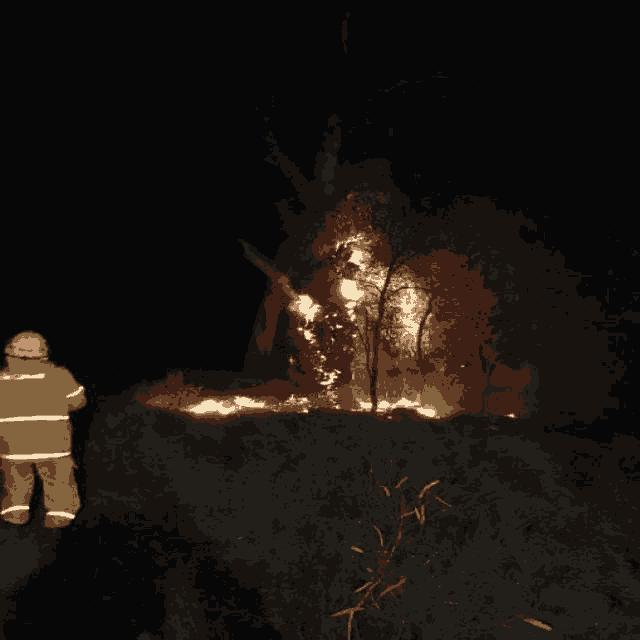
%> input picture 1132_png.rf.0b90d2dd6e31fb6f10635eb66aeaf3ce.jpg, 640 x 640 px
$ octave --eval "result = otsu_dos_umbrales(imread('1132_png.rf.0b90d2dd6e31fb6f10635eb66aeaf3ce.jpg'));"   (GNU Octave 9; MATLAB toolbox functions it lacks are replaced by stand-ins)
%> lines starting %> are read from the running program, lines starting %| are printed output that depends on the picture
function [img_seg, umbrales] = otsu_dos_umbrales(img)
    gris = rgb2gray(img);
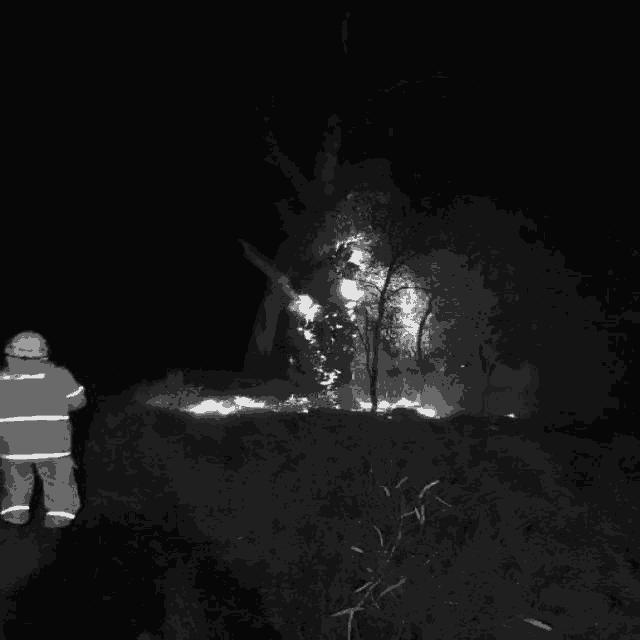
%> gris: size 640x640 uint8; min 0, max 249, mean 23.6

    % multithresh genera N-1 umbrales para N clases
    umbrales = multithresh(gris, 2);    % 2 umbrales → 3 regiones
%> umbrales = [52 138]
    img_seg  = imquantize(gris, umbrales);
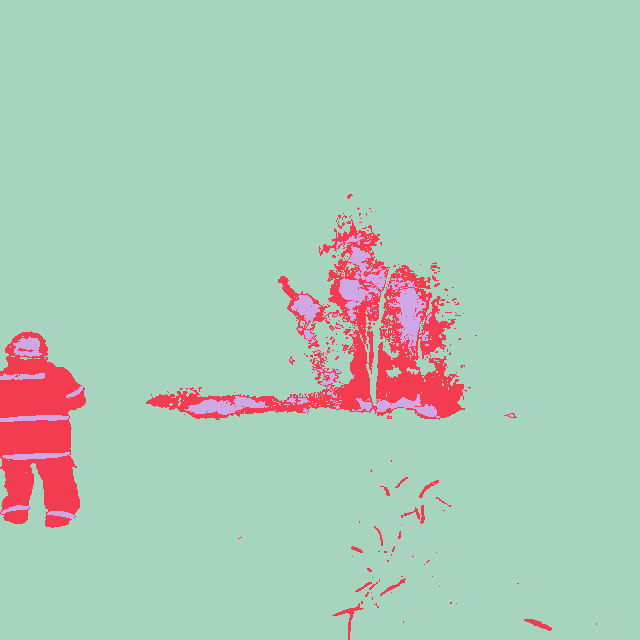
%> img_seg: size 640x640 double; 3 distinct labels, from 1 to 3; one colour per label, 0 black

    fprintf('Umbrales Otsu: %.4f  %.4f\n', umbrales(1), umbrales(2));
%| Umbrales Otsu: 52.0000  138.0000
%> `result = otsu_dos_umbrales(imread('1132_png.rf.0b90d2dd6e31fb6f10635eb..`:
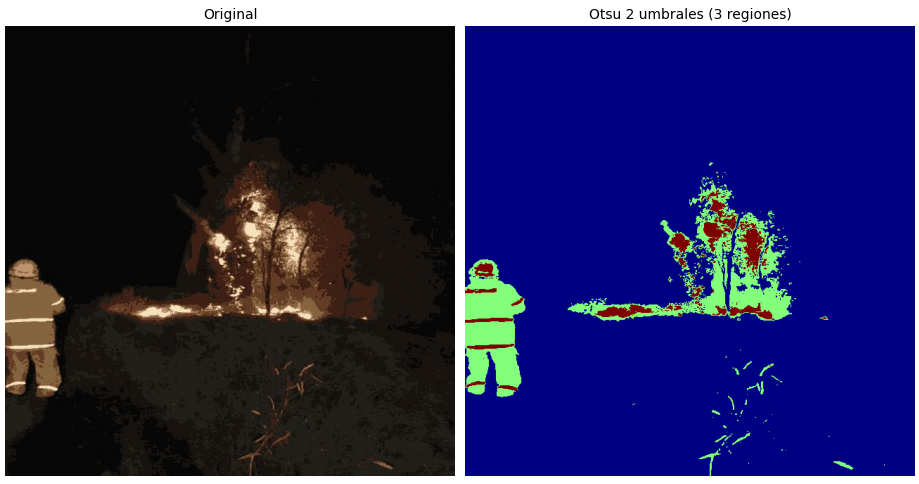
%> figure redrawn from the program's plot data, 2 panels

    figure;
    subplot(1,2,1); imshow(img);         title('Original');
    subplot(1,2,2); imshow(img_seg, []); title('Otsu 2 umbrales (3 regiones)');
    colormap(jet);
end
